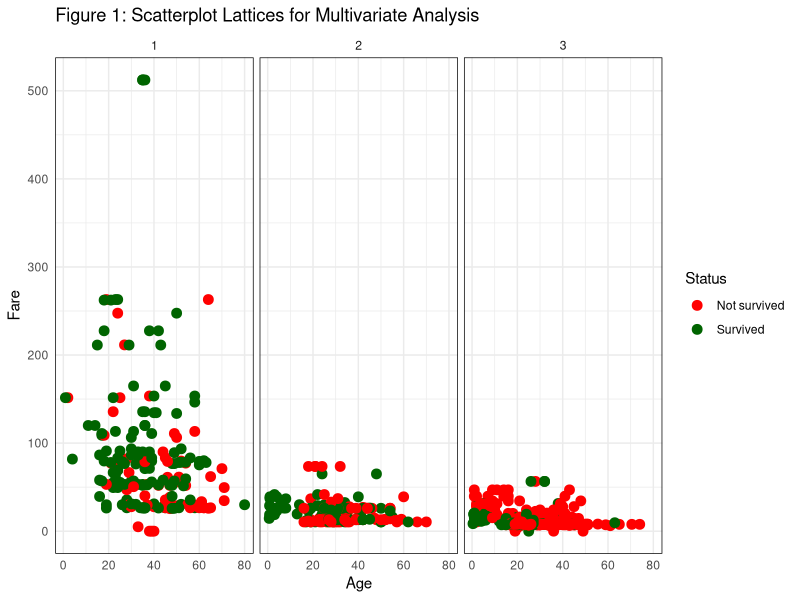
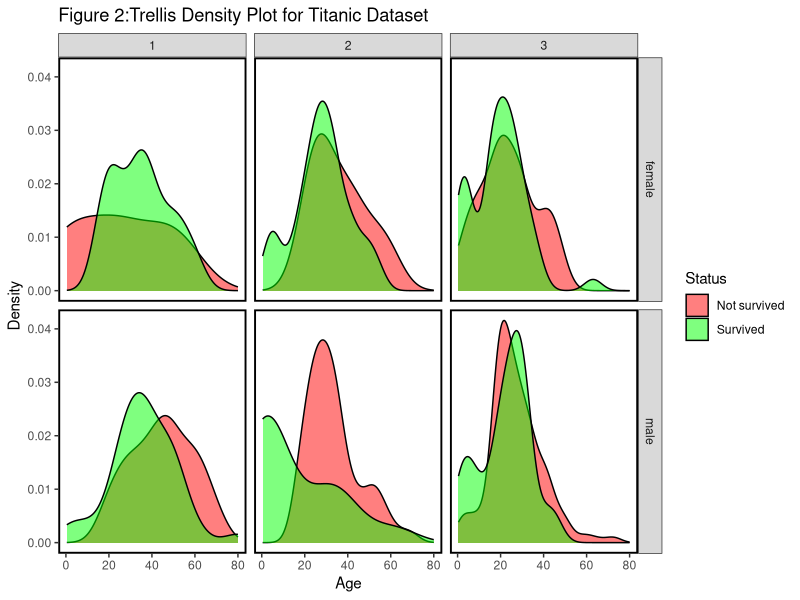

R code for these plots, in order: (Note: this script raises an error after producing the figures.)
## ---- chunk 1
#Loading the dataset
titanic <- read.csv("Titanic.csv")
## ---- chunk 2
library(ggplot2)
# Scatterplot Lattices with color representing Pclass 
scatter_lattice <- ggplot(titanic, aes(x = Age, y = Fare, color = factor(Survived))) +
  geom_point(size = 3) +
  scale_color_manual(values = c("0" = "red", "1" = "darkgreen"),
                     labels = c("0" = "Not survived", "1" = "Survived")) +  #legend labels
  labs(title = "Figure 1: Scatterplot Lattices for Multivariate Analysis",
       x = "Age",
       y = "Fare",
       color = "Status") +
  theme_minimal() +
  facet_grid(. ~ Pclass) +  # Facet by Survived
  theme(panel.border = element_rect(color = "black", fill = NA),  # Outline color
        panel.spacing = unit(0.3, "lines"))  # Adjust spacing between facets

# Display the scatterplot lattices
print(scatter_lattice)
## ---- chunk 3
# Set the theme for ggplot2
theme_set(theme_minimal())

# Trellis density plot using ggplot2 with outlined grids
trellis_density_plot <- ggplot(titanic, aes(x = Age, fill = factor(Survived))) +
  geom_density(alpha = 0.5) + 
  facet_grid(Sex ~ Pclass) +  # Specifying the variables for trellising
  labs(title = "Figure 2:Trellis Density Plot for Titanic Dataset",
       x = "Age",
       y = "Density",
       fill = "Status") +
  theme(legend.position = "top") +
  theme_bw() +  # Set a white background
  theme(panel.grid.major = element_blank(),  # Remove major gridlines
        panel.grid.minor = element_blank(),  # Remove minor gridlines
        panel.border = element_rect(color = "black", fill = NA, size = 1.3)) + 
  scale_fill_manual(values = c("0" = "red", "1" = "green"),
                    labels = c("0" = "Not survived", "1" = "Survived"))  #legend label

# Print the trellis density plot
print(trellis_density_plot)

## ---- chunk 4
library(vcd)
library(grid)

# Create a mosaic plot for the relationship between gender and survival status
mosaic(titanic$Survived ~ titanic$Sex,
       main = "Figure 3: Mosaic Plot for Gender and Survival",
       xlab = "Gender", ylab = "Survival Status", shade = TRUE)


## ---- chunk 5
library(MASS)
# Select numerical variables for the Parallel Coordinates plot
numerical_variables <- titanic[, c("Pclass","SibSp", "Parch")]

# Standardize numerical variables for better visualization
standardized_data <- scale(numerical_variables)

# Add the Survived variable to the standardized data
standardized_data <- cbind(standardized_data, titanic$Survived)

# Create a Parallel Coordinates plot
parcoord(standardized_data, col = ifelse(titanic$Survived == 0, "darkred", "darkgreen"),
         col.axis = "black", var.label = TRUE, 
         main = "Figure 4: Parallel Coordinates for Titanic Dataset")

legend("right", legend = c("Not Survived", "Survived"), 
       fill = c("darkred", "darkgreen"), title = "Status", 
       cex = .6, x.intersp = 0.2, y.intersp = .8)
